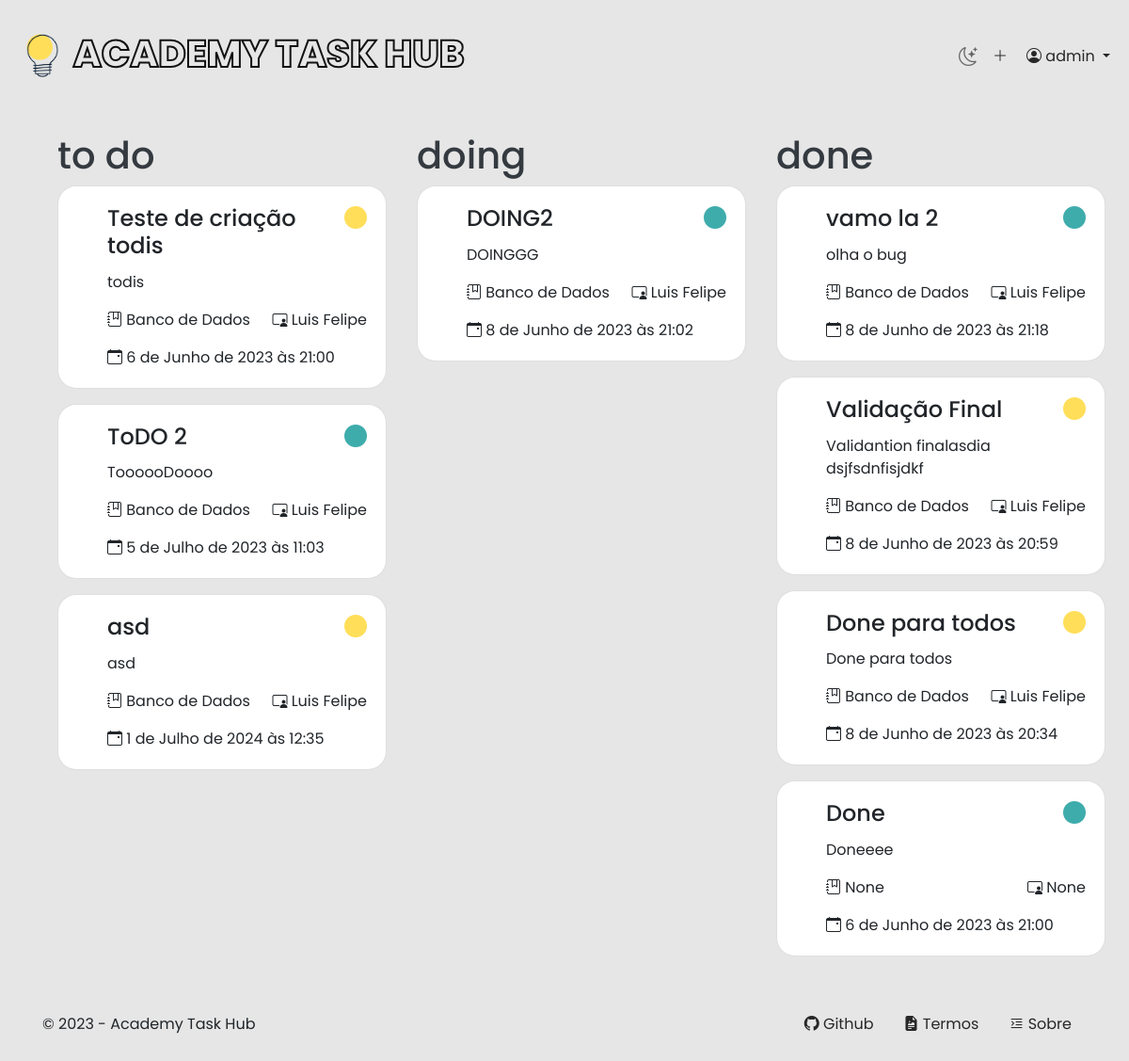
Before: / (signed in) with the older database file.
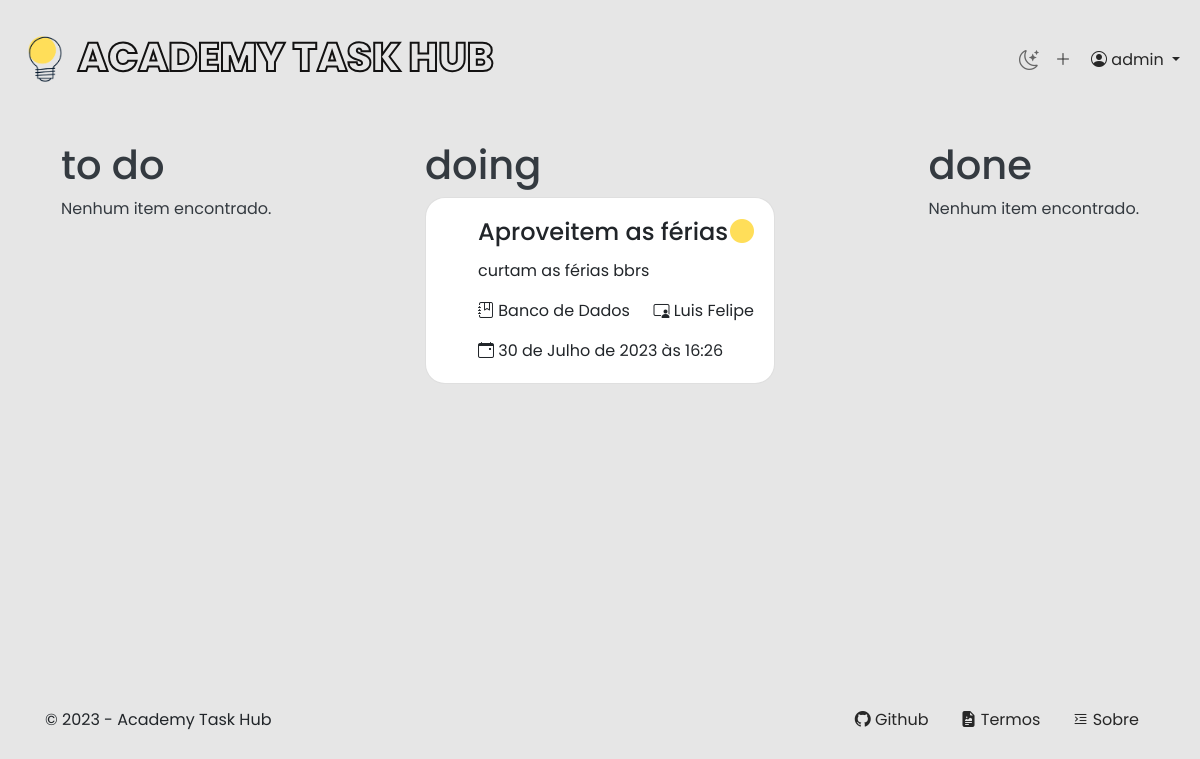
After: the same page with the newer database file.
### apps/client/models.py (models this page shows, shortened)
class ItemList(models.Model):
    STATUS = (
        ('TODO', 'To Do'),
        ('DOING', 'Doing'),
        ('DONE', 'Done'),
    )
    TYPE = (
        ('P', 'Pessoal'),
        ('A', 'Para todos')
    )
    author = models.ForeignKey(User, on_delete=models.CASCADE)
    title = models.CharField(max_length=50)
    content = models.CharField(max_length=150)
    created_date = models.DateTimeField(auto_now_add=True)
    updated_date = models.DateTimeField(auto_now=True)
    due_date = models.DateTimeField()
    discipline = models.ForeignKey(Discipline, on_delete=models.CASCADE, blank=True, null=True)
    teacher = models.ForeignKey(Teacher, models.CASCADE, blank=True, null=True)
    status = models.CharField(max_length=5, choices=STATUS)
    type = models.CharField(max_length=1, choices=TYPE)
    root = models.BooleanField(default=False)

class Discipline(models.Model):
    name = models.CharField(max_length=20)
    is_technical_area = models.BooleanField()
    def __str__ (self) -> str:
        return self.name

class Teacher(models.Model):
    name = models.CharField(max_length=20)
    def __str__(self) -> str:
        return self.name

### apps/home/views.py (the view, shortened to what this page needs)
# urls.py: path('', views.home, name='home'),
def home(request):
    if request.method == 'GET':
        atual_date = datetime.today().strftime("%Y-%m-%d")
        if request.user.is_authenticated:
            person = Person.objects.get(user=request.user)
            item_list_todo = person.item_list.filter(
                status='TODO').order_by('due_date')
            item_list_doing = person.item_list.filter(
                status='DOING').order_by('-due_date')
            item_list_done = person.item_list.filter(
                status='DONE').order_by('-due_date')
            return render(request, 'pages/home.html', context={
                'atual_date': atual_date,
                'item_list_todo': item_list_todo,
                'item_list_done': item_list_done,
                'item_list_doing': item_list_doing,
                'person': person,
            })

### apps/home/templates/pages/home.html
{% extends 'base.html' %}
{% load static %}
{% block body %}
    <section class="container section text-white d-flex justify-content-between align-items-start">
        <main class="to-do p-3 d-flex justify-content-center flex-column text-dark">
            <h1>to do</h1>
            {% for item in item_list_todo %}
                {% include '../partials/card-item.html' %}
            {% empty %}
                <p>Nenhum item encontrado.</p>
            {% endfor %}
        </main>
        <main class="doing p-3 d-flex justify-content-center flex-column text-dark">
            <h1>doing</h1>
            {% for item in item_list_doing %}
                {% include '../partials/card-item.html' %}
            {% empty %}
                <p>Nenhum item encontrado.</p>
            {% endfor %}
        </main>
        <main class="done p-3 d-flex justify-content-center flex-column text-dark">
            <h1>done</h1>
            {% for item in item_list_done %}
                {% include '../partials/card-item.html' %}
            {% empty %}
                <p>Nenhum item encontrado.</p>
            {% endfor %}
        </main>
    </section>
{% endblock body %}

### templates/base.html (shortened to what this page needs)
{% load static %}
<!DOCTYPE html>
<html lang="pt-BR">
<head>
    <link href="https://cdn.jsdelivr.net/npm/bootstrap@5.3.0/dist/css/bootstrap.min.css" rel="stylesheet"
>
    <link rel="stylesheet" href="https://stackpath.bootstrapcdn.com/bootstrap/4.5.2/css/bootstrap.min.css">
    <link rel="stylesheet" href="https://cdn.jsdelivr.net/npm/bootstrap-icons@1.10.5/font/bootstrap-icons.css">
    <link rel="stylesheet" href="{% static 'css/style.css' %}">
</head>
<body onload="messageAlert()">
    {% include 'partials/header.html' %}
    {% block body %}
    {% endblock body %}
    {% include 'partials/footer.html' %}
</body>
</html>

### templates/partials/header.html (shortened to what this page needs)
{% load static %}
<header class="d-flex align-items-center justify-content-between text-white header" style="min-height: 15vh;">
  <h1 class="title" style="padding-left: 20px;"><a href="{% url 'home' %}" style="text-decoration: none;">
    <img id="test" src="{% static 'img/2.png' %}" alt=""> <span style="text-decoration: none; color: #e6e6e6; -webkit-text-stroke: 2px #131212;">Academy Task Hub</span> </a></h1>
  <nav class="navbar-nav">
    <ul class="nav align-items-center">
      <li class="nav-item p-3"><i class="bi bi-moon-stars" id="change-theme"></i></li>
      {% if not user.is_authenticated %}
        <li class="nav-item p-3"><a class="nav-link" href="{% url 'login' %}">Login <i class="bi bi-box-arrow-in-right"></i></a></li>
        <li class="nav-item p-3"><a class="nav-link" href="{% url 'register' %}">Cadastrar <i class="bi bi-person-add"></i></a></li>
      {% else %}
        {% if person.level == "AL" %}
            <li class="nav-item"><a class="nav-link" href="{% url 'client' person.id %}">
              <i class="bi bi-plus-lg" id="asd"></i></a></li>
            <li class="nav-item dropdown">
        {% elif person.level == "AD" %}
              <li class="nav-item"><a class="nav-link" href="{% url 'client' person.id %}">
                <i class="bi bi-plus-lg" id="asd"></i></a></li>
              <li class="nav-item dropdown">
        {% endif %}
            <a class="nav-link dropdown-toggle" href="#" id="memberDropdown" role="button" data-bs-toggle="dropdown" aria-expanded="false">
              <i class="bi bi-person-circle" id="change-mode"></i> {{ user.username }}
            </a>
      {% endif %}
      </li>
    </ul>
  </nav>
</header>

### apps/home/templates/partials/card-item.html
<ul class="card" style="min-width: 300px;">
    <li class="card-body">
        <h4 class="card-title">
            {{ item.title }}
            {% if item.type == "P" %}
                <i class="bi bi-circle-fill" style="color: #3facac;"></i>
            {% elif item.type == "A" %}
                <i class="bi bi-circle-fill" style="color: #ffde59;"></i>
            {% endif %}
        </h4>
        <p class="card-text">{{ item.content }}</p>
        <div class="more d-flex justify-content-between">
            <p><i class="bi bi-journal-bookmark"></i> {{ item.discipline }}</p>
            <p><i class="bi bi-person-video3"></i> {{ item.teacher }}</p>
        </div>
        <p class="card-text"><i class="bi bi-calendar-event"></i> {{ item.due_date }}</p>
    </li>
</ul>

### templates/partials/footer.html
<footer class="footer container d-flex align-items-center">
    <div class="info">
        &copy; 2023 - Academy Task Hub
    </div>
    <div>
        <ul class="nav">
            <li class="nav-item">
                <a class="nav-link" href="https://github.com/Juan-Severiano/to-do-list" target="_blank">
                    <i class="bi bi-github"></i> Github
                </a>
            </li>
            <li class="nav-item">
                <a class="nav-link" href="">
                    <i class="bi bi-file-earmark-richtext-fill"></i> Termos
                </a>
            </li>
            <li class="nav-item"><a class="nav-link" href="" target="_blank">
                <i class="bi bi-text-indent-left"></i> Sobre
                </a>
            </li>
        </ul>
    </div>
</footer>

### templates/static/css/style.css (style rules this page uses)
ul li { list-style: none; }
body { background-color: #e6e6e6; }
.section { min-height: 70vh; }
* { font-family: 'Poppins', sans-serif; }
.title { font-weight: 800; color: white; -webkit-text-stroke: 2px #000; text-transform: uppercase; }
#test { height: 50px; background: transparent; }
h1 { margin-top: 5px; }
.card { border-radius: 20px!important; width: 350px!important; }
.card-title { display: flex; justify-content: space-between; }
li.nav-item.dropdown { margin: 0 20px; }
.footer { height: 10vh; justify-content: space-between; }
.nav-link { color: #272727!important; }
.bi-moon-stars { color: #666666; font-size: 20px; }

Changed rows visible on the page:
removed ItemList: title "Teste de criação todis", type "A" (drawn), content "todis", discipline "Banco de Dados", teacher "Luis Felipe", due_date "6 de Junho de 2023 às 21:00", shown under "to do"
removed ItemList: title "ToDO 2", type "P" (drawn), content "ToooooDoooo", discipline "Banco de Dados", teacher "Luis Felipe", due_date "5 de Julho de 2023 às 11:03", shown under "to do"
removed ItemList: title "asd", type "A" (drawn), content "asd", discipline "Banco de Dados", teacher "Luis Felipe", due_date "1 de Julho de 2024 às 12:35", shown under "to do"
removed ItemList: title "DOING2", type "P" (drawn), content "DOINGGG", discipline "Banco de Dados", teacher "Luis Felipe", due_date "8 de Junho de 2023 às 21:02", shown under "doing"
removed ItemList: title "vamo la 2", type "P" (drawn), content "olha o bug", discipline "Banco de Dados", teacher "Luis Felipe", due_date "8 de Junho de 2023 às 21:18", shown under "done"
removed ItemList: title "Validação Final", type "A" (drawn), content "Validantion finalasdia dsjfsdnfisjdkf", discipline "Banco de Dados", teacher "Luis Felipe", due_date "8 de Junho de 2023 às 20:59", shown under "done"
removed ItemList: title "Done para todos", type "A" (drawn), content "Done para todos", discipline "Banco de Dados", teacher "Luis Felipe", due_date "8 de Junho de 2023 às 20:34", shown under "done"
removed ItemList: title "Done", type "P" (drawn), content "Doneeee", discipline "None", teacher "None", due_date "6 de Junho de 2023 às 21:00", shown under "done"
added ItemList: title "Aproveitem as férias", type "A" (drawn), content "curtam as férias bbrs", discipline "Banco de Dados", teacher "Luis Felipe", due_date "30 de Julho de 2023 às 16:26", shown under "doing"
Other visible differences:
text now shown: "Nenhum item encontrado. Nenhum item encontrado."
